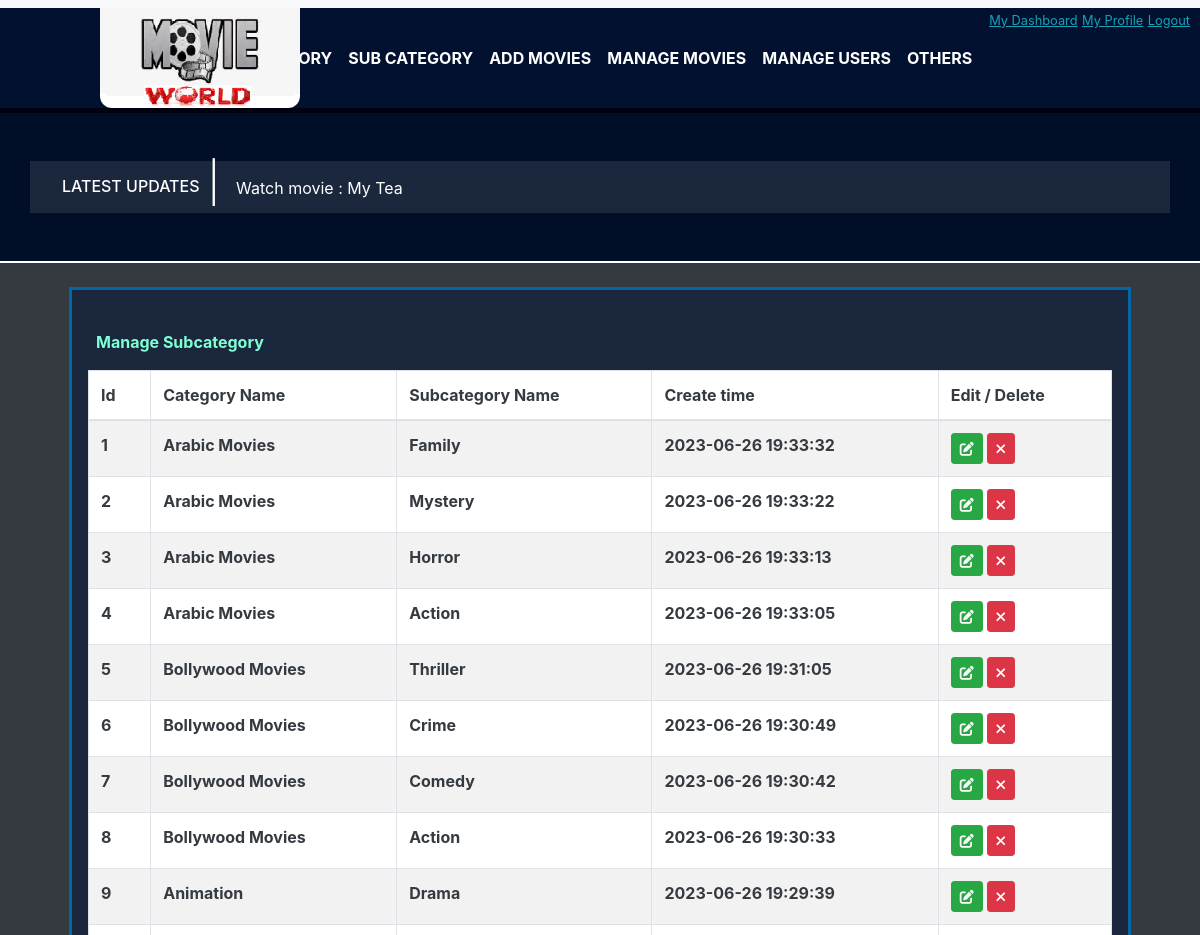
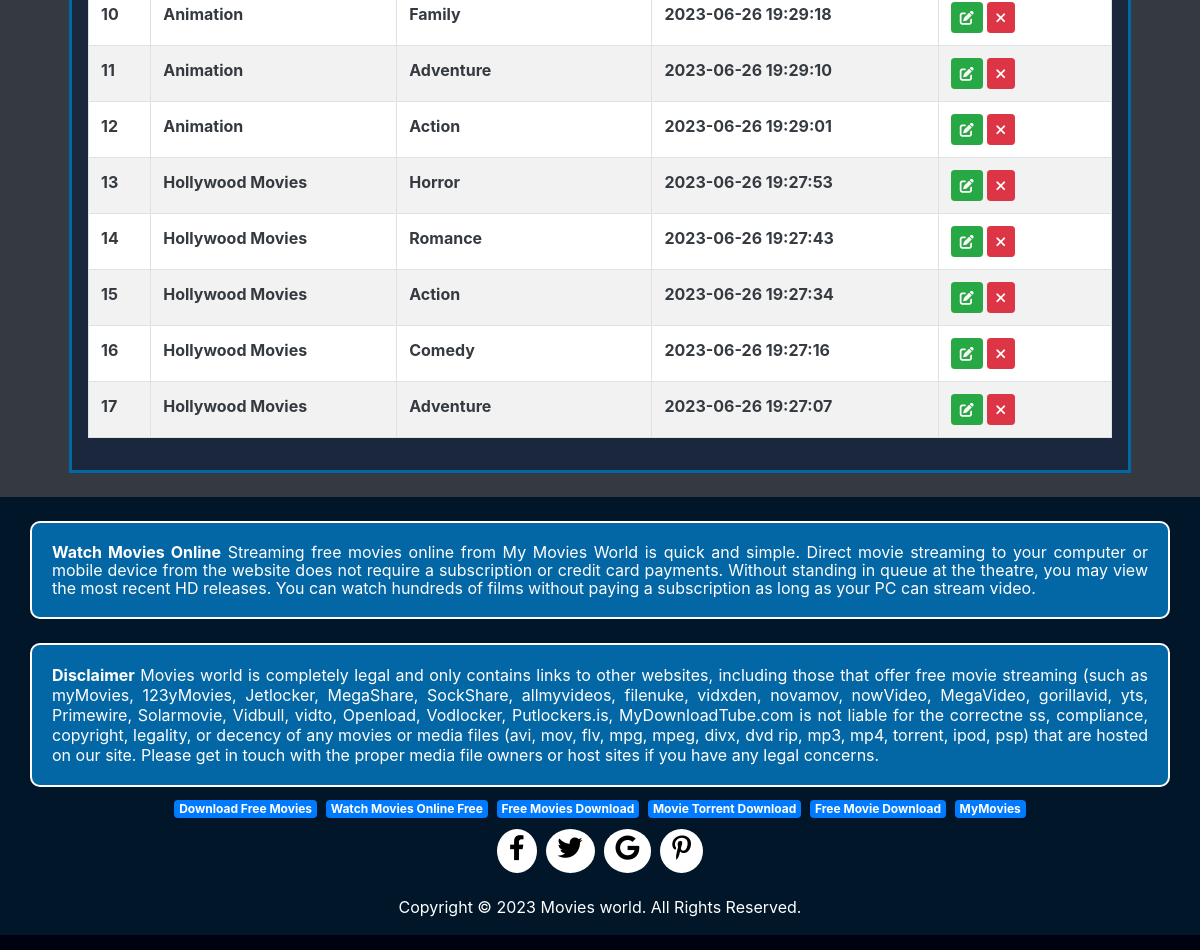
The app's page /admin/manage_sub_category.php (signed in) with its own data (2 pictures, top to bottom).
### tables this page shows
CREATE TABLE `subcategory` (
  `scid` int(11) NOT NULL,
  `category_id` int(11) NOT NULL,
  `sub_category_name` varchar(50) NOT NULL,
  `screading_time` timestamp NOT NULL DEFAULT current_timestamp() ON UPDATE current_timestamp()
);

CREATE TABLE `category` (
  `cid` int(11) NOT NULL,
  `name` varchar(50) NOT NULL,
  `reading_time` timestamp NOT NULL DEFAULT current_timestamp() ON UPDATE current_timestamp()
);

### admin/manage_sub_category.php (the view, shortened to what this page needs)
<!DOCTYPE html>
<html lang="en">
<head>
    <link rel="stylesheet" href="https://cdn.jsdelivr.net/npm/bootstrap@4.6.2/dist/css/bootstrap.min.css">
  <link rel="stylesheet" href="https://cdnjs.cloudflare.com/ajax/libs/font-awesome/6.4.0/css/all.min.css" />
  <link rel="stylesheet" href="https://cdnjs.cloudflare.com/ajax/libs/twitter-bootstrap/4.5.2/css/bootstrap.css">
  <link rel="stylesheet" href="https://cdn.datatables.net/1.13.4/css/dataTables.bootstrap4.min.css">
  <link rel="stylesheet" href="../css/style.css">
</head>
<body onload="myfunction()">
<?php
include('header.php');
?>
<div class="bg-dark">
<div class="container">
<div class="row">
<div class="col-md-12">
<div class="p-3 m-4" style="border:3px solid #0366a5;background-color:#1a273d;"><span class="ml-4" style="margin-top:15px;color:white;font-weight:bold;">
<p class="font-weight-bold ml-2" style="color:rgb(127,255,212);">Manage Subcategory</p>
<table id="example" class="table table-striped table-bordered bg-white text-dark" style="width:100%">
        <thead>
            <tr>
                <th>Id</th>
                <th>Category Name</th>
                <th>Subcategory Name</th>
                <th>Create time</th>
                <th>Edit / Delete</th>
            </tr>
        </thead>
        <tbody>
<?php
include('../db.php');
$sql="select * from subcategory inner join category where subcategory.category_id=category.cid order by subcategory.scid desc";
$result=mysqli_query($con,$sql);
if(mysqli_num_rows($result)>0)
{
    $i=1;
    while($row=mysqli_fetch_assoc($result))
    {
        ?>
<tr>
<td><?=$i?></td>
<td><?=$row["name"]?></td>
<td><?=$row["sub_category_name"]?></td>
<td><?=$row["screading_time"]?></td>
<td>
    <a href="edit_sub_category.php?id=<?=$row["scid"]?>" class="mana btn btn-success btn-sm"><i class="fa-solid fa-pen-to-square"></i></a>
    <a href="delete_sub_category.php?id=<?=$row["scid"]?>" class="mana btn btn-danger btn-sm"><i class="fa-solid fa-xmark"></i></a>
</td>
</tr>
<?php
$i++;
    }
}
?>
        </tbody>
</table>
</div>
  </div>
</div>
  </div>
  </div>
<?php
include('../footer.php');
?>
</body>
</html>

### admin/manage_sub_category.php (style rules this page uses)
td { padding:10px; }

### records on screen
subcategory: category.name "Arabic Movies", sub_category_name "Family", screading_time "2023-06-26 19:33:32"
subcategory: category.name "Arabic Movies", sub_category_name "Mystery", screading_time "2023-06-26 19:33:22"
subcategory: category.name "Arabic Movies", sub_category_name "Horror", screading_time "2023-06-26 19:33:13"
subcategory: category.name "Arabic Movies", sub_category_name "Action", screading_time "2023-06-26 19:33:05"
subcategory: category.name "Bollywood Movies", sub_category_name "Thriller", screading_time "2023-06-26 19:31:05"
subcategory: category.name "Bollywood Movies", sub_category_name "Crime", screading_time "2023-06-26 19:30:49"
subcategory: category.name "Bollywood Movies", sub_category_name "Comedy", screading_time "2023-06-26 19:30:42"
subcategory: category.name "Bollywood Movies", sub_category_name "Action", screading_time "2023-06-26 19:30:33"
subcategory: category.name "Animation", sub_category_name "Drama", screading_time "2023-06-26 19:29:39"
subcategory: category.name "Animation", sub_category_name "Family", screading_time "2023-06-26 19:29:18"
subcategory: category.name "Animation", sub_category_name "Adventure", screading_time "2023-06-26 19:29:10"
subcategory: category.name "Animation", sub_category_name "Action", screading_time "2023-06-26 19:29:01"
subcategory: category.name "Hollywood Movies", sub_category_name "Horror", screading_time "2023-06-26 19:27:53"
subcategory: category.name "Hollywood Movies", sub_category_name "Romance", screading_time "2023-06-26 19:27:43"
subcategory: category.name "Hollywood Movies", sub_category_name "Action", screading_time "2023-06-26 19:27:34"
subcategory: category.name "Hollywood Movies", sub_category_name "Comedy", screading_time "2023-06-26 19:27:16"
subcategory: category.name "Hollywood Movies", sub_category_name "Adventure", screading_time "2023-06-26 19:27:07"
